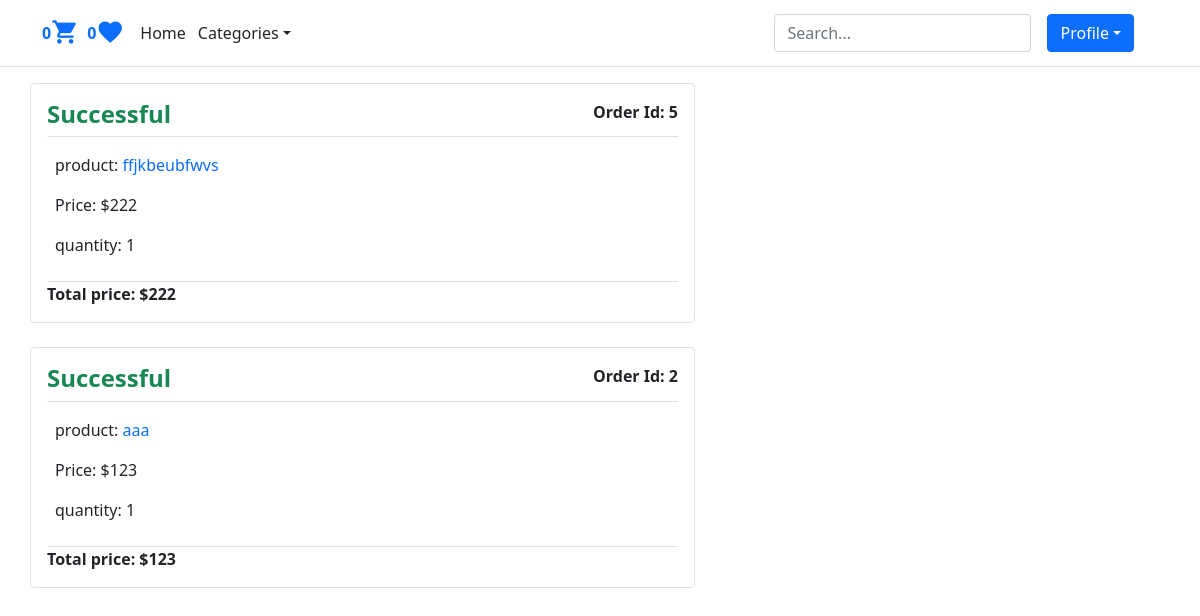
The app's page /orders/list (signed in), older data.
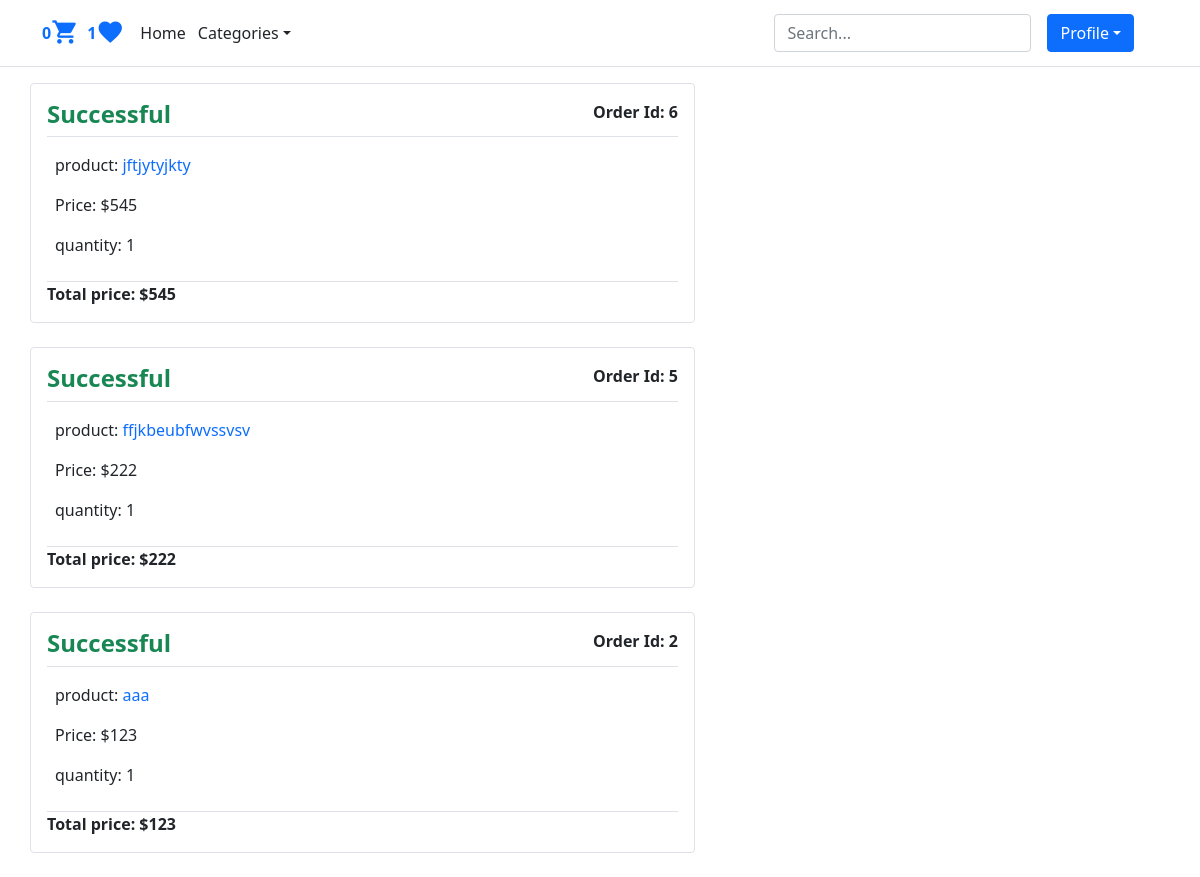
The same page, newer data.
### accounts/models.py (models this page shows, shortened)
class User(AbstractBaseUser):
    email = models.EmailField(max_length=100, unique=True)
    full_name = models.CharField(max_length=100)
    is_admin = models.BooleanField(default=False)
    is_active = models.BooleanField(default=True)
    likes = models.ManyToManyField(Product, blank=True, related_name='likes')
    is_manager = models.BooleanField(default=False)
    objects = UserManager()
    USERNAME_FIELD = 'email'
    REQUIRED_FIELDS = ['full_name']
    def get_likes_count(self):
        return self.likes.count()

### orders/models.py (models this page shows, shortened)
class Order(models.Model):
    user = models.ForeignKey(User, on_delete=models.CASCADE, related_name='orders')
    created = models.DateTimeField(auto_now_add=True)
    updated = models.DateTimeField(auto_now=True)
    status = models.BooleanField(default=False)
    class Meta:
        ordering = ('-created',)
    @property
    def get_total_price(self):
        total = sum(item.get_cost() for item in self.items.all())
        return total

class OrderItem(models.Model):
    order = models.ForeignKey(Order, on_delete=models.CASCADE, related_name='items')
    product = models.ForeignKey(Product, on_delete=models.CASCADE, related_name='order_items')
    price = models.IntegerField()
    quantity = models.SmallIntegerField(default=1)
    def get_cost(self):
        return self.price * self.quantity

### shop/models.py (models this page shows, shortened)
class Product(models.Model):
    category = models.ForeignKey(Category, on_delete=models.CASCADE, related_name='category')
    image = models.ImageField(upload_to='products')
    title = models.CharField(max_length=250)
    description = models.TextField()
    price = models.IntegerField()
    date_created = models.DateTimeField(auto_now_add=True)
    slug = models.SlugField(unique=True)
    class Meta:
        ordering = ('-date_created',)
    def get_absolute_url(self):
        return reverse('shop:product_detail', kwargs={'slug':self.slug})

### orders/views.py (the view)
# urls.py: path('list', views.user_orders, name='user_orders'),
@login_required
def user_orders(request):
    orders = request.user.orders.all()
    context = {'title':'Orders', 'orders': orders}
    return render(request, 'user_orders.html', context)

### cart/utils/cart.py (called while the page is built)
    def __iter__(self):
        product_ids = self.cart.keys()
        products = Product.objects.filter(id__in=product_ids)
        cart = self.cart.copy()
        for product in products:
            cart[str(product.id)]['product'] = product
        for item in cart.values():
            item['total_price'] = int(item['price']) * int(item['quantity'])
            yield item

    def add_cart_session(self):
        cart = self.session.get(CART_SESSION_ID)
        if not cart:
            cart = self.session[CART_SESSION_ID] = {}
        return cart

### online_shop/context_processors.py (called while the page is built)
def return_cart(request):
    cart = len(list(Cart(request)))
    return {'cart_count': cart}

def return_categories(request):
    categories = Category.objects.all()
    return {'categories': categories}

### shop/models.py (called while the page is built)
    def __str__(self):
        return self.title

### orders/templates/user_orders.html (shortened to what this page needs)
{% extends "base.html" %}
{% block content %}
{% if orders %}
{% for order in orders %}
<div class="col-md-7 mb-4 border rounded p-3">
<b style="float: right;">Order Id: {{ order.id }}</b>
{% if order.status %}
    <h4><b class="text-success">Successful</b></h4>
{% else %}
    <h3><b class="text-danger">Cancelled</b></h3>
{% endif %}
<div class="text-muted border-top pt-2"></div>
{% for item in order.items.all  %}
    <div class="border-bottom p-2">
        <p>product: <a class="text-decoration-none" href="{{ item.product.get_absolute_url }}">{{item.product.title}}</a></p>
        <p>Price: ${{item.price}}</p>
        <p>quantity: {{item.quantity}}</p>
    </div>
{% endfor %}
<b>Total price: ${{ order.get_total_price }}</b>
</div>
{% endfor %}
{% endif %}
{% endblock %}

### shop/templates/base.html (shortened to what this page needs)
{% load static %}
<!DOCTYPE html>
<html lang="en">
<head>
    <link href="https://cdn.jsdelivr.net/npm/bootstrap@5.1.3/dist/css/bootstrap.min.css" rel="stylesheet">
</head>
<body>
  <header class="p-2 border-bottom">
    <div class="container">
      <div class="d-flex flex-wrap align-items-center justify-content-center justify-content-lg-start">
        {% if request.user.is_authenticated %}
        <b class="text-primary">{{ cart_count }}</b>
        {% endif %}
        <a href="{% url 'cart:show_cart' %}" class="text-primary mt-2 me-2"><i class="material-icons h3">&#xe8cc;</i></a>
        {% if request.user.is_authenticated %}
        <b class="text-primary">{{ request.user.get_likes_count}}</b>
        {% endif %}
        <a href="{% url 'shop:favorites' %}" class="text-primary mt-2 me-2"><i class="material-icons h3">&#xe87d;</i></a>
        <ul class="nav col-12 col-lg-auto me-lg-auto mb-2 justify-content-center mb-md-0">
          <li><a href="{% url 'shop:home_page' %}" class="nav-link px-2 text-dark">Home</a></li>
          <div class="dropdown text-end">
            <a href="#" class=" mt-2 me-1 ms-1 text-dark d-block link-dark text-decoration-none dropdown-toggle"id="dropdownUser1" data-bs-toggle="dropdown" aria-expanded="false">Categories</a>
          </div>
        </ul>
        <form class="col-12 col-lg-auto mb-3 mb-lg-0 me-lg-3" action="{% url 'shop:search' %}">
          <input name="q" type="search" class="form-control form-control-dark" placeholder="Search..." aria-label="Search">
        </form>
        {% if request.user.is_authenticated %}
        <div class="dropdown text-end">
          <a href="#" class="btn btn-primary text-white me-4 d-block link-dark text-decoration-none dropdown-toggle"id="dropdownUser1" data-bs-toggle="dropdown" aria-expanded="false">Profile</a>
        </div>
        {% else %}
        <div class="text-end">
          <a href="{% url 'accounts:user_login' %}" class="btn btn-outline-primary me-2">Login</a>
          <a href="{% url 'accounts:user_register' %}" class="btn btn-primary">Sign-up</a>
        </div>
        {% endif %}
      </div>
    </div>
  </header>
    <main class="container">
        <div class="row mt-3">
          {% block content %}{% endblock %}
        </div>
      </main>
</body>
</html>

Row changes from the older to the newer data that the page shows:
changed User: user.get_likes_count "0" → "1"
added Order: id "6", status "Successful", get_total_price "545"
added OrderItem: product "jftjytyjkty", price "545", quantity "1", shown under "6"
changed through a linked row, OrderItem: product "ffjkbeubfwvs" → "ffjkbeubfwvssvsv"
